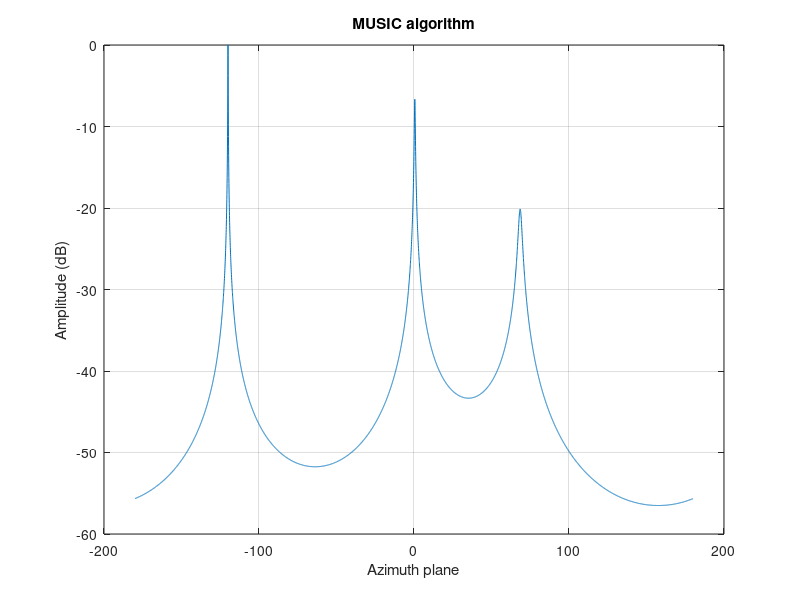

MATLAB code for this plot:
close all
clear
clc
%% (1) Initializing signal model, UCA configuration and simulation parameters
Fs = 48000; Ts = 1/Fs; % Sampling frequency (Hz), Sampling period (s)
ts = Ts:Ts:0.1; % Sampling time (s)
f1 = 1325; s_A = 1*sin(2*pi*f1*ts).'; % Signal A's frequency (Hz), Signal A's amplitude (mV)
f2 = 1350; s_B = 1*sin(2*pi*f2*ts).'; % Signal B's frequency (Hz), Signal B's amplitude (mV)
f3 = 1375; s_C = 1*sin(2*pi*f3*ts).'; % Signal C's frequency (Hz), Signal C's amplitude (mV)
Sn = length(ts); % Snapshots
SNR = 30; % Signal to noise ratio (SNR)
angles_A = -120*pi/180; % Signal A's DOA [azimuth]
angles_B = 0*pi/180; % Signal B's DOA [azimuth]
angles_C = 70*pi/180; % Signal C's DOA [azimuth]
c = 343; % Sound propagation's speed in the air 
lambda_max = c/min([f1 f2 f3]); % Lambda max
Ne = 16; % Number of elements
D = 3; % Number of signals
R = 0.045; % Array's radius
k = 2*pi/lambda_max; %  Array's angular coefficient
k1 = 2*pi/(c/f1); %  Signal A's angular coefficient
k2 = 2*pi/(c/f2); %  Signal B's angular coefficient
k3 = 2*pi/(c/f3); %  Signal C's angular coefficient
phi=-180:0.05:180;% Azimuth plane
for l = 1:Ne
    a_A(l)=exp(1j*k1*R*cos(angles_A-2*pi*((l-1)/Ne))); %Signal A's steering vector at array
    a_B(l)=exp(1j*k2*R*cos(angles_B-2*pi*((l-1)/Ne))); %Signal B's steering vector at array
    a_C(l)=exp(1j*k3*R*cos(angles_C-2*pi*((l-1)/Ne))); %Signal C's steering vector at array
end
for l = 1:Ne
    x_A(l,:)=a_A(l)*s_A; % Signal A at array
    x_B(l,:)=a_B(l)*s_B; % Signal B at array
    x_C(l,:)=a_C(l)*s_C; % Signal C at array
end
x = x_A+x_B+x_C; %x0=∑x0i (i=1,2,...,Ne)
x = awgn(x,SNR,'measured'); % Adding White Gaussian noise to signal
%% (2) Decompositing the covariance matrix
Rx = x*x'/Sn;  % Calculating the covariance matrix
[eigvec,eigval] = eig(Rx); % Tính giá trị riêng và vector riêng
En = eigvec(:,1:Ne-D); % Decompositing the eigenvalues and the eigenvectors
%% (3) Using MUSIC estimation algorithm for estimating DOA of signal(s)
for pp = 1:length(phi)
    for l = 1:Ne
        a0(l,1) = exp(1j*k*R*cos(phi(pp)*pi/180-2*pi*((l-1)/Ne)));
    end
    Pmusic(1,pp) = abs(1/(a0'*En*(En')*a0)); 
end
%% (4) Estimating DOA of signal(s) by MUSIC
figure(1);
plot(phi,10*log10(Pmusic/max(Pmusic))); title('MUSIC algorithm');
xlabel('Azimuth plane'); ylabel('Amplitude (dB)'); grid on;
